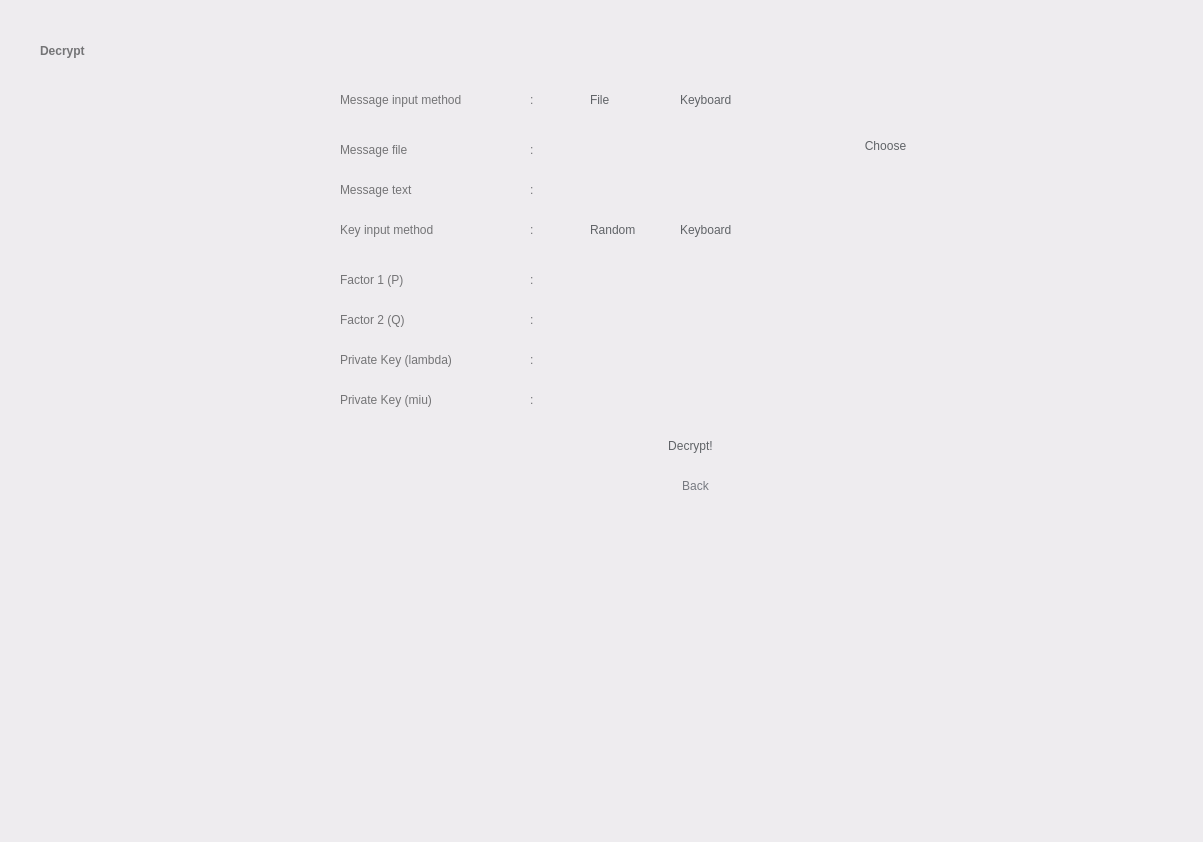
<?xml version="1.0" encoding="UTF-8"?>
<ui version="4.0">
 <class>Widget</class>
 <widget class="QWidget" name="Widget">
  <property name="geometry">
   <rect>
    <x>0</x>
    <y>0</y>
    <width>1203</width>
    <height>842</height>
   </rect>
  </property>
  <property name="windowTitle">
   <string>Widget</string>
  </property>
  <property name="styleSheet">
   <string notr="true">background-color: rgb(238, 236, 239);</string>
  </property>
  <widget class="QWidget" name="widget1" native="true">
   <property name="geometry">
    <rect>
     <x>0</x>
     <y>0</y>
     <width>1201</width>
     <height>841</height>
    </rect>
   </property>
   <property name="styleSheet">
    <string notr="true">QWidget#widget1 {background-color: rgb(246, 245, 247);};

</string>
   </property>
   <widget class="QLabel" name="label">
    <property name="geometry">
     <rect>
      <x>40</x>
      <y>30</y>
      <width>241</width>
      <height>41</height>
     </rect>
    </property>
    <property name="styleSheet">
     <string notr="true">background-color: rgba(255, 255, 255, 0);
color: rgb(116, 116, 118);
font: 36pt &quot;Product Sans&quot;;
font-weight: bold;
</string>
    </property>
    <property name="text">
     <string>Decrypt</string>
    </property>
    <property name="alignment">
     <set>Qt::AlignLeading|Qt::AlignLeft|Qt::AlignVCenter</set>
    </property>
   </widget>
   <widget class="QPushButton" name="goButton">
    <property name="geometry">
     <rect>
      <x>610</x>
      <y>420</y>
      <width>161</width>
      <height>51</height>
     </rect>
    </property>
    <property name="styleSheet">
     <string notr="true">font: 17pt &quot;Product Sans&quot;;
color: rgb(96, 99, 103);
border-radius: 25px;
</string>
    </property>
    <property name="text">
     <string>Decrypt!</string>
    </property>
   </widget>
   <widget class="QPushButton" name="backButton">
    <property name="geometry">
     <rect>
      <x>660</x>
      <y>470</y>
      <width>71</width>
      <height>31</height>
     </rect>
    </property>
    <property name="styleSheet">
     <string notr="true">font: 12pt &quot;Product Sans&quot;;
color: rgb(118, 121, 128);
background-color: rgba(255, 255, 255, 0);
border-radius: 15px;
</string>
    </property>
    <property name="text">
     <string>Back</string>
    </property>
   </widget>
   <widget class="QLabel" name="label_14">
    <property name="geometry">
     <rect>
      <x>340</x>
      <y>270</y>
      <width>171</width>
      <height>20</height>
     </rect>
    </property>
    <property name="styleSheet">
     <string notr="true">background-color: rgba(255, 255, 255, 0);
font: 15pt &quot;Product Sans&quot;;
color: rgb(116, 116, 118);</string>
    </property>
    <property name="text">
     <string>Factor 1 (P)</string>
    </property>
    <property name="alignment">
     <set>Qt::AlignLeading|Qt::AlignLeft|Qt::AlignVCenter</set>
    </property>
   </widget>
   <widget class="QRadioButton" name="inputButton_4">
    <property name="geometry">
     <rect>
      <x>570</x>
      <y>220</y>
      <width>81</width>
      <height>20</height>
     </rect>
    </property>
    <property name="styleSheet">
     <string notr="true">font: 15pt &quot;Product Sans&quot;;
border-radius: 4px;
color: rgb(96, 99, 103);
background-color: rgba(255, 255, 255, 0);
</string>
    </property>
    <property name="text">
     <string>Random</string>
    </property>
    <property name="autoExclusive">
     <bool>true</bool>
    </property>
   </widget>
   <widget class="QLabel" name="label_16">
    <property name="geometry">
     <rect>
      <x>530</x>
      <y>220</y>
      <width>16</width>
      <height>20</height>
     </rect>
    </property>
    <property name="styleSheet">
     <string notr="true">background-color: rgba(255, 255, 255, 0);
font: 15pt &quot;Product Sans&quot;;
color: rgb(116, 116, 118);</string>
    </property>
    <property name="text">
     <string>:</string>
    </property>
    <property name="alignment">
     <set>Qt::AlignLeading|Qt::AlignLeft|Qt::AlignVCenter</set>
    </property>
   </widget>
   <widget class="QLineEdit" name="stegoKeyField_3">
    <property name="geometry">
     <rect>
      <x>550</x>
      <y>340</y>
      <width>201</width>
      <height>31</height>
     </rect>
    </property>
    <property name="styleSheet">
     <string notr="true">border-radius: 2px;
padding-left: 10px;
color: rgb(116, 116, 118);
</string>
    </property>
   </widget>
   <widget class="QLabel" name="label_9">
    <property name="geometry">
     <rect>
      <x>340</x>
      <y>180</y>
      <width>171</width>
      <height>20</height>
     </rect>
    </property>
    <property name="styleSheet">
     <string notr="true">background-color: rgba(255, 255, 255, 0);
font: 15pt &quot;Product Sans&quot;;
color: rgb(116, 116, 118);</string>
    </property>
    <property name="text">
     <string>Message text</string>
    </property>
    <property name="alignment">
     <set>Qt::AlignLeading|Qt::AlignLeft|Qt::AlignVCenter</set>
    </property>
   </widget>
   <widget class="QLabel" name="label_19">
    <property name="geometry">
     <rect>
      <x>530</x>
      <y>350</y>
      <width>16</width>
      <height>20</height>
     </rect>
    </property>
    <property name="styleSheet">
     <string notr="true">background-color: rgba(255, 255, 255, 0);
font: 15pt &quot;Product Sans&quot;;
color: rgb(116, 116, 118);</string>
    </property>
    <property name="text">
     <string>:</string>
    </property>
    <property name="alignment">
     <set>Qt::AlignLeading|Qt::AlignLeft|Qt::AlignVCenter</set>
    </property>
   </widget>
   <widget class="QLabel" name="label_20">
    <property name="geometry">
     <rect>
      <x>530</x>
      <y>140</y>
      <width>16</width>
      <height>20</height>
     </rect>
    </property>
    <property name="styleSheet">
     <string notr="true">background-color: rgba(255, 255, 255, 0);
font: 15pt &quot;Product Sans&quot;;
color: rgb(116, 116, 118);</string>
    </property>
    <property name="text">
     <string>:</string>
    </property>
    <property name="alignment">
     <set>Qt::AlignLeading|Qt::AlignLeft|Qt::AlignVCenter</set>
    </property>
   </widget>
   <widget class="QLabel" name="label_21">
    <property name="geometry">
     <rect>
      <x>340</x>
      <y>310</y>
      <width>171</width>
      <height>20</height>
     </rect>
    </property>
    <property name="styleSheet">
     <string notr="true">background-color: rgba(255, 255, 255, 0);
font: 15pt &quot;Product Sans&quot;;
color: rgb(116, 116, 118);</string>
    </property>
    <property name="text">
     <string>Factor 2 (Q)</string>
    </property>
    <property name="alignment">
     <set>Qt::AlignLeading|Qt::AlignLeft|Qt::AlignVCenter</set>
    </property>
   </widget>
   <widget class="QLabel" name="label_22">
    <property name="geometry">
     <rect>
      <x>530</x>
      <y>310</y>
      <width>16</width>
      <height>20</height>
     </rect>
    </property>
    <property name="styleSheet">
     <string notr="true">background-color: rgba(255, 255, 255, 0);
font: 15pt &quot;Product Sans&quot;;
color: rgb(116, 116, 118);</string>
    </property>
    <property name="text">
     <string>:</string>
    </property>
    <property name="alignment">
     <set>Qt::AlignLeading|Qt::AlignLeft|Qt::AlignVCenter</set>
    </property>
   </widget>
   <widget class="QLineEdit" name="stegoKeyField_2">
    <property name="geometry">
     <rect>
      <x>550</x>
      <y>260</y>
      <width>201</width>
      <height>31</height>
     </rect>
    </property>
    <property name="styleSheet">
     <string notr="true">border-radius: 2px;
padding-left: 10px;
color: rgb(116, 116, 118);
</string>
    </property>
   </widget>
   <widget class="QLabel" name="label_23">
    <property name="geometry">
     <rect>
      <x>340</x>
      <y>90</y>
      <width>171</width>
      <height>20</height>
     </rect>
    </property>
    <property name="styleSheet">
     <string notr="true">background-color: rgba(255, 255, 255, 0);
font: 15pt &quot;Product Sans&quot;;
color: rgb(116, 116, 118);</string>
    </property>
    <property name="text">
     <string>Message input method</string>
    </property>
    <property name="alignment">
     <set>Qt::AlignLeading|Qt::AlignLeft|Qt::AlignVCenter</set>
    </property>
   </widget>
   <widget class="QPushButton" name="inputFileButton_2">
    <property name="geometry">
     <rect>
      <x>850</x>
      <y>130</y>
      <width>71</width>
      <height>31</height>
     </rect>
    </property>
    <property name="styleSheet">
     <string notr="true">font: 15pt &quot;Product Sans&quot;;
color: rgb(96, 99, 103);
border-radius: 15px;
</string>
    </property>
    <property name="text">
     <string>Choose</string>
    </property>
   </widget>
   <widget class="QLineEdit" name="inputKeyboardField_2">
    <property name="geometry">
     <rect>
      <x>550</x>
      <y>170</y>
      <width>291</width>
      <height>31</height>
     </rect>
    </property>
    <property name="styleSheet">
     <string notr="true">border-radius: 2px;
padding-left: 10px;
color: rgb(116, 116, 118);
</string>
    </property>
    <property name="readOnly">
     <bool>true</bool>
    </property>
   </widget>
   <widget class="QRadioButton" name="inputButton_3">
    <property name="geometry">
     <rect>
      <x>660</x>
      <y>90</y>
      <width>101</width>
      <height>20</height>
     </rect>
    </property>
    <property name="styleSheet">
     <string notr="true">font: 15pt &quot;Product Sans&quot;;
background-color: rgba(255, 255, 255, 0);
border-radius: 4px;
color: rgb(96, 99, 103);
</string>
    </property>
    <property name="text">
     <string>Keyboard</string>
    </property>
   </widget>
   <widget class="QLabel" name="label_24">
    <property name="geometry">
     <rect>
      <x>530</x>
      <y>90</y>
      <width>16</width>
      <height>20</height>
     </rect>
    </property>
    <property name="styleSheet">
     <string notr="true">background-color: rgba(255, 255, 255, 0);
font: 15pt &quot;Product Sans&quot;;
color: rgb(116, 116, 118);</string>
    </property>
    <property name="text">
     <string>:</string>
    </property>
    <property name="alignment">
     <set>Qt::AlignLeading|Qt::AlignLeft|Qt::AlignVCenter</set>
    </property>
   </widget>
   <widget class="QRadioButton" name="inputButton_5">
    <property name="geometry">
     <rect>
      <x>570</x>
      <y>90</y>
      <width>61</width>
      <height>20</height>
     </rect>
    </property>
    <property name="styleSheet">
     <string notr="true">font: 15pt &quot;Product Sans&quot;;
border-radius: 4px;
color: rgb(96, 99, 103);
background-color: rgba(255, 255, 255, 0);
</string>
    </property>
    <property name="text">
     <string>File</string>
    </property>
    <property name="autoExclusive">
     <bool>true</bool>
    </property>
   </widget>
   <widget class="QRadioButton" name="inputButton_6">
    <property name="geometry">
     <rect>
      <x>660</x>
      <y>220</y>
      <width>101</width>
      <height>20</height>
     </rect>
    </property>
    <property name="styleSheet">
     <string notr="true">font: 15pt &quot;Product Sans&quot;;
background-color: rgba(255, 255, 255, 0);
border-radius: 4px;
color: rgb(96, 99, 103);
</string>
    </property>
    <property name="text">
     <string>Keyboard</string>
    </property>
   </widget>
   <widget class="QLabel" name="label_25">
    <property name="geometry">
     <rect>
      <x>340</x>
      <y>140</y>
      <width>171</width>
      <height>20</height>
     </rect>
    </property>
    <property name="styleSheet">
     <string notr="true">background-color: rgba(255, 255, 255, 0);
font: 15pt &quot;Product Sans&quot;;
color: rgb(116, 116, 118);</string>
    </property>
    <property name="text">
     <string>Message file</string>
    </property>
    <property name="alignment">
     <set>Qt::AlignLeading|Qt::AlignLeft|Qt::AlignVCenter</set>
    </property>
   </widget>
   <widget class="QLabel" name="label_26">
    <property name="geometry">
     <rect>
      <x>530</x>
      <y>180</y>
      <width>16</width>
      <height>20</height>
     </rect>
    </property>
    <property name="styleSheet">
     <string notr="true">background-color: rgba(255, 255, 255, 0);
font: 15pt &quot;Product Sans&quot;;
color: rgb(116, 116, 118);</string>
    </property>
    <property name="text">
     <string>:</string>
    </property>
    <property name="alignment">
     <set>Qt::AlignLeading|Qt::AlignLeft|Qt::AlignVCenter</set>
    </property>
   </widget>
   <widget class="QLineEdit" name="stegoKeyField_4">
    <property name="geometry">
     <rect>
      <x>550</x>
      <y>300</y>
      <width>201</width>
      <height>31</height>
     </rect>
    </property>
    <property name="styleSheet">
     <string notr="true">border-radius: 2px;
padding-left: 10px;
color: rgb(116, 116, 118);
</string>
    </property>
   </widget>
   <widget class="QLineEdit" name="inputFileField_2">
    <property name="geometry">
     <rect>
      <x>550</x>
      <y>130</y>
      <width>291</width>
      <height>31</height>
     </rect>
    </property>
    <property name="styleSheet">
     <string notr="true">border-radius: 2px;
padding-left: 10px;
color: rgb(116, 116, 118);
</string>
    </property>
    <property name="readOnly">
     <bool>true</bool>
    </property>
   </widget>
   <widget class="QLabel" name="label_27">
    <property name="geometry">
     <rect>
      <x>340</x>
      <y>350</y>
      <width>171</width>
      <height>20</height>
     </rect>
    </property>
    <property name="styleSheet">
     <string notr="true">background-color: rgba(255, 255, 255, 0);
font: 15pt &quot;Product Sans&quot;;
color: rgb(116, 116, 118);</string>
    </property>
    <property name="text">
     <string>Private Key (lambda)</string>
    </property>
    <property name="alignment">
     <set>Qt::AlignLeading|Qt::AlignLeft|Qt::AlignVCenter</set>
    </property>
   </widget>
   <widget class="QLabel" name="label_28">
    <property name="geometry">
     <rect>
      <x>530</x>
      <y>270</y>
      <width>16</width>
      <height>20</height>
     </rect>
    </property>
    <property name="styleSheet">
     <string notr="true">background-color: rgba(255, 255, 255, 0);
font: 15pt &quot;Product Sans&quot;;
color: rgb(116, 116, 118);</string>
    </property>
    <property name="text">
     <string>:</string>
    </property>
    <property name="alignment">
     <set>Qt::AlignLeading|Qt::AlignLeft|Qt::AlignVCenter</set>
    </property>
   </widget>
   <widget class="QLabel" name="label_29">
    <property name="geometry">
     <rect>
      <x>340</x>
      <y>220</y>
      <width>171</width>
      <height>20</height>
     </rect>
    </property>
    <property name="styleSheet">
     <string notr="true">background-color: rgba(255, 255, 255, 0);
font: 15pt &quot;Product Sans&quot;;
color: rgb(116, 116, 118);</string>
    </property>
    <property name="text">
     <string>Key input method</string>
    </property>
    <property name="alignment">
     <set>Qt::AlignLeading|Qt::AlignLeft|Qt::AlignVCenter</set>
    </property>
   </widget>
   <widget class="QLineEdit" name="stegoKeyField_5">
    <property name="geometry">
     <rect>
      <x>550</x>
      <y>380</y>
      <width>201</width>
      <height>31</height>
     </rect>
    </property>
    <property name="styleSheet">
     <string notr="true">border-radius: 2px;
padding-left: 10px;
color: rgb(116, 116, 118);
</string>
    </property>
   </widget>
   <widget class="QLabel" name="label_31">
    <property name="geometry">
     <rect>
      <x>340</x>
      <y>390</y>
      <width>171</width>
      <height>20</height>
     </rect>
    </property>
    <property name="styleSheet">
     <string notr="true">background-color: rgba(255, 255, 255, 0);
font: 15pt &quot;Product Sans&quot;;
color: rgb(116, 116, 118);</string>
    </property>
    <property name="text">
     <string>Private Key (miu)</string>
    </property>
    <property name="alignment">
     <set>Qt::AlignLeading|Qt::AlignLeft|Qt::AlignVCenter</set>
    </property>
   </widget>
   <widget class="QLabel" name="label_30">
    <property name="geometry">
     <rect>
      <x>530</x>
      <y>390</y>
      <width>16</width>
      <height>20</height>
     </rect>
    </property>
    <property name="styleSheet">
     <string notr="true">background-color: rgba(255, 255, 255, 0);
font: 15pt &quot;Product Sans&quot;;
color: rgb(116, 116, 118);</string>
    </property>
    <property name="text">
     <string>:</string>
    </property>
    <property name="alignment">
     <set>Qt::AlignLeading|Qt::AlignLeft|Qt::AlignVCenter</set>
    </property>
   </widget>
  </widget>
 </widget>
 <resources/>
 <connections/>
</ui>
